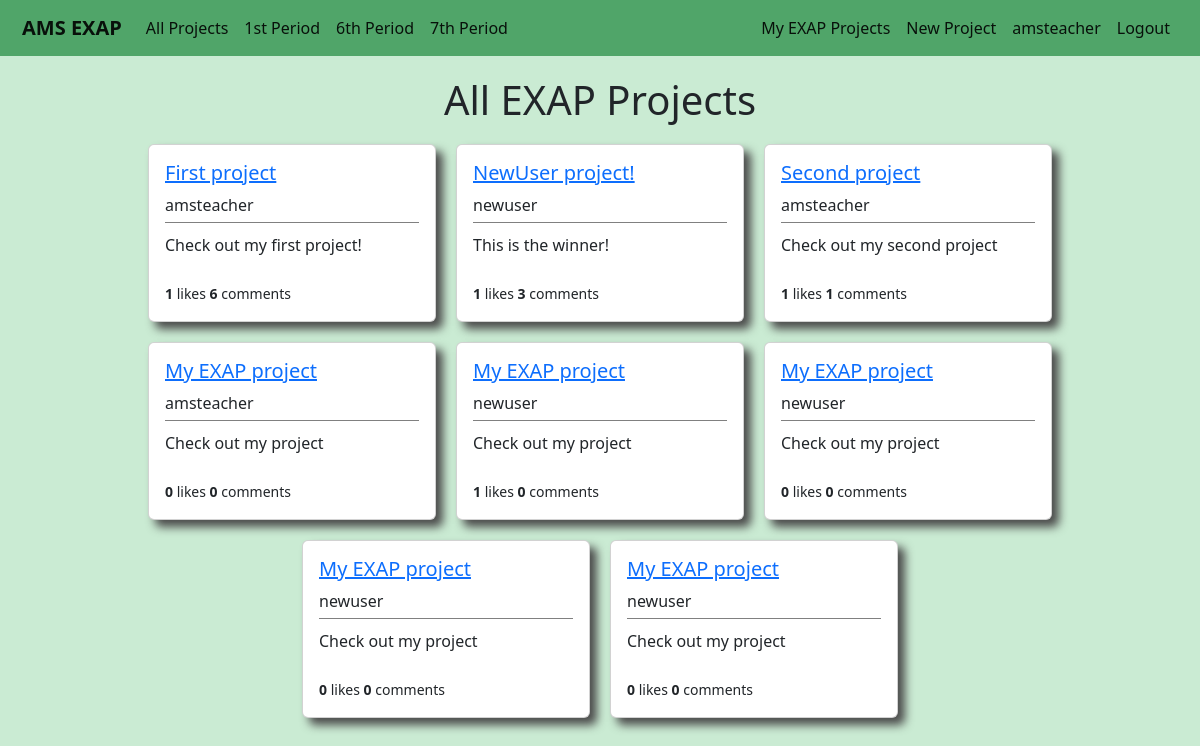
Page /users/projects/ (signed in) on the committed database.
### users/models.py (models this page shows, shortened)
class Project(models.Model):
    student = models.ForeignKey(User,on_delete=models.CASCADE)
    period = models.IntegerField(choices=periods,default=1)
    liked = models.ManyToManyField(User,default=None,blank=True,related_name='likes')
    title = models.CharField(max_length=50,default='My EXAP project')
    blurb = models.CharField(max_length=100,default='Check out my project')
    description = models.TextField(default="I haven't written my project description yet, but trust me it will be awesome!")

### users/views.py (the view)
# urls.py: path('projects/',AllProjectListView.as_view(),name='users-studentprojects'),
class AllProjectListView(ListView):
    model = Project
    template_name = 'users/allstudentprojects.html'
    context_object_name = 'projects'

### users/templates/users/allstudentprojects.html
{% extends 'main/base.html' %}
{% block content %}
<div class='page-title'>
    <h1>All EXAP Projects</h1>
</div>
{% if user.is_authenticated %}
    <div class='container'>
        {% for project in projects %}
            <div class="card project-card" style="width: 18rem;">
                <div class="card-body project-card-body">
                    <h5><a class="article-title" href="{% url 'project-details' project.pk %}">{{ project.title }}</a></h5>
                    <h8 class="card-title project-card-student">{{ project.student.username }}</h8>
                    <div class='project-card-blurb'>
                        <p class="card-text project-card-text">{{ project.blurb }}</p>
                    </div>
                    <br>
                    <small><b>{{ project.liked.all.count }}</b> likes <b>{{ project.comments.all.count }}</b> comments</small>
                </div>
            </div>
        {% endfor %}
    </div>
{% endif %}
{% endblock content %}

### main/templates/main/base.html (shortened to what this page needs)
{% load static %}
<!doctype html>
<html lang="en">
<head>
    <link href="https://cdn.jsdelivr.net/npm/bootstrap@5.2.0-beta1/dist/css/bootstrap.min.css" rel="stylesheet"
>
    <link rel="stylesheet" type="text/css" href="{% static 'main/main.css' %}">
</head>
<body>
    <nav class="navbar navbar-expand-md navbar-light">
        <div class="container-fluid">
            <a class="navbar-brand" href="{% url 'main-home' %}"><b>AMS EXAP</b></a>
            <div class="collapse navbar-collapse" id="navbarSupportedContent">
                <ul class="navbar-nav me-auto mb-2 mb-lg-0">
                    {% if user.is_authenticated %}
                    <li class="nav-item">
                        <a class="nav-link active" href="{% url 'users-studentprojects' %}">All Projects</a>
                    </li>
                    <li class="nav-item">
                        <a class="nav-link active" href="{% url 'users-firstperiodprojects' %}">1st Period</a>
                    </li>
                    <li class="nav-item">
                        <a class="nav-link active" href="{% url 'users-sixthperiodprojects' %}">6th Period</a>
                    </li>
                    <li class="nav-item">
                        <a class="nav-link active" href="{% url 'users-seventhperiodprojects' %}">7th Period</a>
                    </li>
                    {% endif %}
                </ul>
            </div>
            <div class='navbar-nav'>
                {% if user.is_authenticated %}
                <a class="nav-link active" aria-current="page" href="{% url 'users-myprojects' user.id %}">My EXAP
                    Projects</a>
                <a class="nav-link active" aria-current="page" href="{% url 'create-project' %}">New Project</a>
                <a class="nav-link active" aria-current="page" href="{% url 'users-profile' %}">{{ user.username }}</a>
                <a class="nav-link active" aria-current="page" href="{% url 'users-logout' %}">Logout</a>
                {% else %}
                <a class="nav-link active" aria-current="page" href="{% url 'users-login' %}">Login</a>
                <a class="nav-link active" aria-current="page" href="{% url 'users-register' %}">Register</a>
                {% endif %}
            </div>
        </div>
    </nav>
    <main role="main" class='page-content'>
        {% block content %}
        {% endblock %}
    </main>
</body>
</html>

### main/static/main/main.css (style rules this page uses)
body { background-color: #caebd3; }
.navbar { background-color: #50a569; padding-left:10px; padding-right:10px; margin-bottom:20px; }
.page-content { margin-left:20px; margin-right:20px; }
.page-title { margin-bottom:20px; text-align:center; }
.project-card { box-shadow: 7px 7px 10px rgb(75, 75, 75); }
.project-card-blurb { margin-top:5px; padding-top:10px; border-top: 1px solid grey; }
.container { display:flex; flex-wrap:wrap; justify-content:center; row-gap:20px; column-gap:20px; }

### rows in the picture
Project: title "First project", student.username "amsteacher", blurb "Check out my first project!", liked.all.count "1", comments.all.count "6"
Project: title "NewUser project!", student.username "newuser", blurb "This is the winner!", liked.all.count "1", comments.all.count "3"
Project: title "Second project", student.username "amsteacher", blurb "Check out my second project", liked.all.count "1", comments.all.count "1"
Project: title "My EXAP project", student.username "amsteacher", blurb "Check out my project", liked.all.count "0", comments.all.count "0"
Project: title "My EXAP project", student.username "newuser", blurb "Check out my project", liked.all.count "1", comments.all.count "0"
Project: title "My EXAP project", student.username "newuser", blurb "Check out my project", liked.all.count "0", comments.all.count "0"
Project: title "My EXAP project", student.username "newuser", blurb "Check out my project", liked.all.count "0", comments.all.count "0"
Project: title "My EXAP project", student.username "newuser", blurb "Check out my project", liked.all.count "0", comments.all.count "0"

### other values in the picture
{{ user.username }} "amsteacher"
